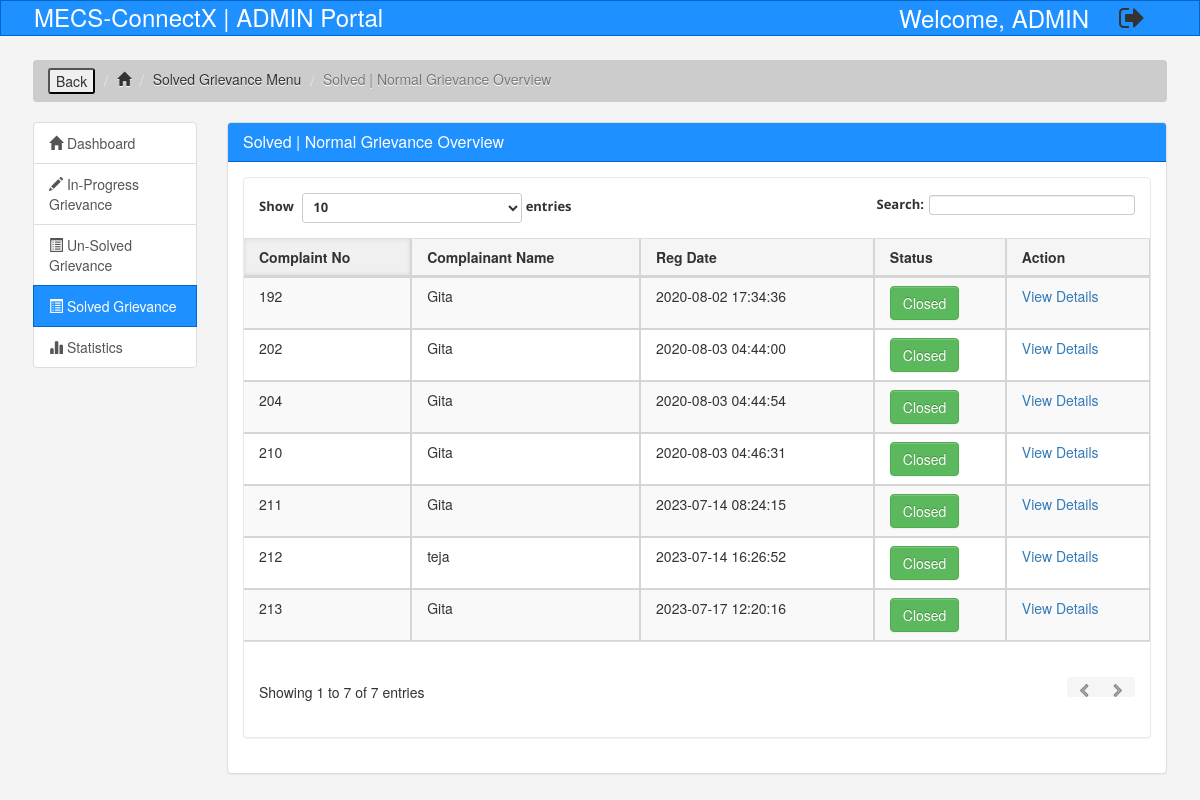
/admin/AdminsolvedGrievance.php (signed in), run on the app's committed database.
### tables this page shows
CREATE TABLE `complain` (
  `complaintNumber` int(11) NOT NULL,
  `userId` int(11) DEFAULT NULL,
  `grievanceId` int(11) DEFAULT NULL,
  `complain` mediumtext DEFAULT NULL,
  `proof` varchar(255) DEFAULT NULL,
  `isAnonymous` int(11) DEFAULT NULL,
  `regDate` timestamp NULL DEFAULT current_timestamp(),
  `status` varchar(30) DEFAULT NULL,
  `lastUdationDate` timestamp NULL DEFAULT NULL ON UPDATE current_timestamp(),
  `isGroupComplaint` tinyint(1) NOT NULL
);

CREATE TABLE `student` (
  `student_id` int(11) NOT NULL,
  `name` varchar(30) NOT NULL,
  `email` varchar(40) NOT NULL,
  `password` varchar(100) NOT NULL,
  `mobile` varchar(10) NOT NULL,
  `aadhar` varchar(16) NOT NULL,
  `college` int(11) DEFAULT NULL,
  `course` varchar(25) NOT NULL,
  `branch` varchar(45) NOT NULL,
  `start` varchar(10) NOT NULL,
  `end` int(10) NOT NULL,
  `city` varchar(25) NOT NULL,
  `state` varchar(25) NOT NULL,
  `registration` int(50) NOT NULL,
  `userImage` varchar(255) DEFAULT NULL,
  `regDate` timestamp NOT NULL DEFAULT current_timestamp(),
  `updationDate` timestamp NULL DEFAULT NULL ON UPDATE current_timestamp(),
  `status` int(1) DEFAULT NULL
);

### admin/AdminsolvedGrievance.php (the view, shortened to what this page needs)
<?php
include('../include/db.php');
if(strlen($_SESSION['alogin'])==0)
	{
header('location:adminlogin.php');
}
else{
?>
<!DOCTYPE html>
<html lang="en">
<head>
	<link type="text/css" href="bootstrap/css/bootstrap.min.css" rel="stylesheet">
	<link type="text/css" href="bootstrap/css/bootstrap-responsive.min.css" rel="stylesheet">
	<link href="css/theme.css" rel="stylesheet">
	<link type="text/css" href="images/icons/css/font-awesome.css" rel="stylesheet">
	<link href="assets/css/bootstrap.min.css" rel="stylesheet">
	<link rel="stylesheet" href="https://cdnjs.cloudflare.com/ajax/libs/font-awesome/4.7.0/css/font-awesome.min.css">
	<link rel="stylesheet" href="assets/css/style.css">
</head>
<body>
	<?php include('include/header.php'); ?>
	<section id="breadcrumb">
		<div class="container" style="margin-top: 2% ; width: 97%;">
			<ol class="breadcrumb">
				<li><input type="button" value="Back" onclick="history.go(-1)"></li>
			 	<li><a href="index.php"><span class="glyphicon glyphicon-home" aria-hidden="true"></span></a></li>
			 	<li><a href="solvedGrievanceSection.php" style="text-decoration: none;">Solved Grievance Menu</a></li>
			 	<li class="active">Solved | Normal Grievance Overview</li>
			</ol>
		</div>
	</section>
	<section id="main">
		<div class="container" style="width: 97%;">
			<div class="row">
				<div class="col-md-2">
					<div class="list-group">
						<a href="index.php" class="list-group-item"><span class="glyphicon glyphicon-home" aria-hidden="true"></span> Dashboard</a>
						<a href="reviewGrievanceSection.php" class="list-group-item"><span class="glyphicon glyphicon-pencil" aria-hidden="true"></span> In-Progress Grievance <span class="badge"></span></a>
						<a href="unsolvedGrievanceSection.php" class="list-group-item"><span class="glyphicon glyphicon-list-alt" aria-hidden="true"></span> Un-Solved Grievance <span class="badge"></span></a>
						<a href="solvedGrievanceSection.php" class="list-group-item active main-color-bg"><span class="glyphicon glyphicon-list-alt" aria-hidden="true"></span> Solved Grievance <span class="badge"></span></a>
						<a href="stats.php" class="list-group-item"><span class="glyphicon glyphicon-stats" aria-hidden="true"></span> Statistics</a>
					</div>
				</div>
				<div class="col-md-10">
					<div class="panel panel-default">
						<div class="panel-heading main-color-bg">
							<h3 class="panel-title">Solved | Normal Grievance Overview</h3>
						</div>
<div class="panel-body" style="min-height: 400px;">
					<div class="content">
	<div class="module">
							<div class="module-body table">
								<table cellpadding="0" cellspacing="0" border="0" class="datatable-1 table table-bordered table-striped	 display" >
									<thead>
										<tr>
											<th>Complaint No</th>
											<th>Complainant Name</th>
											<th>Reg Date</th>
											<th>Status</th>
											<th>Action</th>
										</tr>
									</thead>
<tbody>
<?php
$status="closed";
$query=mysqli_query($db,"select complain.*,student.name as name from complain join student on student.student_id=complain.userId where complain.status='$status' ");
while($row=mysqli_fetch_array($query))
{
?>
										<tr>
											<td><?php echo htmlentities($row['complaintNumber']);?></td>
											<td><?php echo htmlentities($row['name']);?></td>
											<td><?php echo htmlentities($row['regDate']);?></td>
											<td><button type="button" class="btn btn-success">Closed</button></td>
											<td>   <a href="complaint-details.php?cid=<?php echo htmlentities($row['complaintNumber']);?>"> View Details</a>
											</td>
											</tr>
										<?php  } ?>
										</tbody>
								</table>
							</div>
						</div>
					</div>
 </div>
					</div>
				</div>
			</div>
		</div>
	</section>
</body>
</html>
<?php } ?>

### admin/assets/css/style.css (style rules this page uses)
body { background: #f4f4f4; }
.main-color-bg { background-color: #1e90ff !important; border-color: #0066cc !important; color: #ffffff !important; }
.breadcrumb { background: #cccccc; color: #333333; }
.breadcrumb a { color: #333333; }

### data on the page
complain: complaintNumber "192", userId.name "Gita", regDate "2020-08-02 17:34:36"
complain: complaintNumber "202", userId.name "Gita", regDate "2020-08-03 04:44:00"
complain: complaintNumber "204", userId.name "Gita", regDate "2020-08-03 04:44:54"
complain: complaintNumber "210", userId.name "Gita", regDate "2020-08-03 04:46:31"
complain: complaintNumber "211", userId.name "Gita", regDate "2023-07-14 08:24:15"
complain: complaintNumber "212", userId.name "teja", regDate "2023-07-14 16:26:52"
complain: complaintNumber "213", userId.name "Gita", regDate "2023-07-17 12:20:16"
